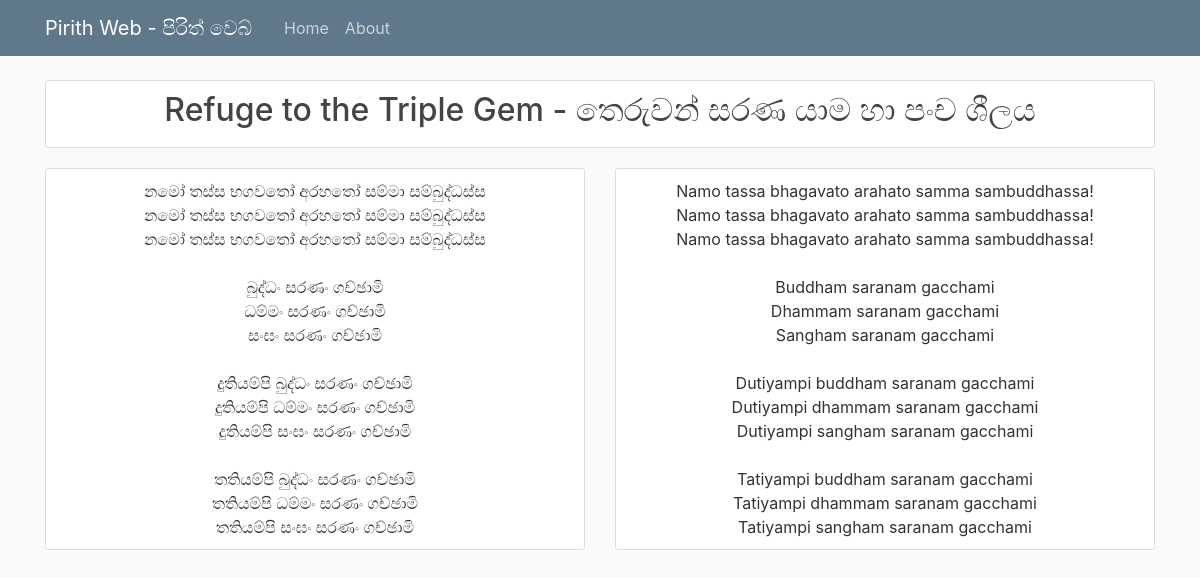
/post/1, run on the app's committed database.
### pirithweb/models.py (models this page shows, shortened)
class Post(db.Model):
    id = db.Column(db.Integer, primary_key=True)
    title = db.Column(db.String(100), nullable=False)
    date_posted = db.Column(db.DateTime, nullable=False, default=datetime.utcnow)
    content1 = db.Column(db.Text, nullable=False)
    content2 = db.Column(db.Text, nullable=False)
    user_id = db.Column(db.Integer, db.ForeignKey('user.id'), nullable=False)

### pirithweb/posts/routes.py (the view)
@posts.route("/post/<int:post_id>")
def post(post_id):
    post = Post.query.get_or_404(post_id)
    return render_template('posts/post.html', title=post.title, post=post)

### pirithweb/templates/posts/post.html (shortened to what this page needs)
{% extends "layout_6-6.html" %}
{% block top %}
  <article class="media content-section">
    <div class="media-body">
      <h2 class="article-title">{{ post.title }}</h2>
    </div>
  </article>
{% endblock top %}
{% block side1 %}
  <article class="media content-section">
    <div class="media-body">
      <center class="article-content">{{ post.content1 }}</center>
    </div>
  </article>
{% endblock side1 %}
{% block side2 %}
  <article class="media content-section">
    <div class="media-body">
      <center class="article-content">{{ post.content2 }}</center>
    </div>
  </article>
{% endblock side2 %}

### pirithweb/static/main.css (style rules this page uses)
body { background: #fafafa; color: #333333; margin-top: 5rem; }
h1, h2, h3, h4, h5, h6 { color: #444444; }
.content-section { background: #ffffff; padding: 10px 20px; border: 1px solid #dddddd; border-radius: 3px; margin-bottom: 20px; }
.article-title { color: #444444; text-align: center; }
.article-content { white-space: pre-line; }

### data on the page
Post: title "Refuge to the Triple Gem - තෙරුවන් සරණ යාම හා පංච ශීලය", content1 "නමෝ තස්ස භගවතෝ අරහතෝ සම්මා සම්බුද්ධස්ස නමෝ තස්ස භගවතෝ අරහතෝ සම්මා සම්බුද්ධස්ස නමෝ තස්ස භගවතෝ අරහතෝ සම්මා සම්බුද්ධස්ස බුද්ධං සරණං ගච්ඡාමි ධම්මං සරණං ගච්ඡාමි සංඝං සරණං ගච්ඡාමි දුතියම්පි බුද්ධං සරණං ගච්ඡාමි දුතියම්පි ධම්මං සරණං ගච්ඡාමි දුතියම්පි සංඝං සරණං ගච්ඡාමි තතියම්පි බුද්ධං සරණං ගච්ඡාමි තතියම්පි ධම්මං සරණං ගච්ඡාමි තතියම්පි සංඝං සරණං ගච්ඡාමි", content2 "Namo tassa bhagavato arahato samma sambuddhassa! Namo tassa bhagavato arahato samma sambuddhassa! Namo tassa bhagavato arahato samma sambuddhassa! Buddham saranam gacchami Dhammam saranam gacchami Sangham saranam gacchami Dutiyampi buddham saranam gacchami Dutiyampi dhammam saranam gacchami Dutiyampi sangham saranam gacchami Tatiyampi buddham saranam gacchami Tatiyampi dhammam saranam gacchami Tatiyampi sangham saranam gacchami"
